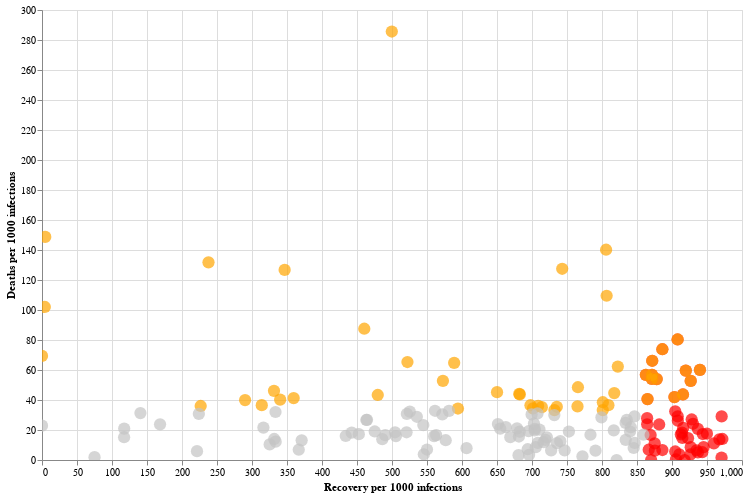

The code cell stored with this chart in its notebook:
### Markdown cell above
Finally we project the data from above graphs on to a scatter plot. The Orange and Green bubbles are from the above two bar charts. Additionally, the bubbles in Grey color are the rest of the countries.

### Code cell
#collapse-hide
# make the scatter plot for "Death Rates by Population Density" #00CC66
chart_high_recovery = alt.Chart(df_top_recovered).mark_circle(size=150, color='Red').encode(
    x=alt.Y('Recovered_per_1000',  title="Recovery per 1000 infections"),
    y=alt.Y('Deaths_per_1000',  title="Deaths per 1000 infections"),
    tooltip=['country', 'Recovered_per_1000', 'Deaths_per_1000']
).properties(
    width=700,
    height=450)

chart_high_death = alt.Chart(df_top_death).mark_circle(size=150, color='Orange').encode(
    x=alt.Y('Recovered_per_1000',  title="Recovery per 1000 infections"),
    y=alt.Y('Deaths_per_1000',  title="Deaths per 1000 infections"),
    tooltip=['country', 'Recovered_per_1000', 'Deaths_per_1000']
).properties(
    width=700,
    height=450)

chart_rest = alt.Chart(df_ROW).mark_circle(size=150, color='#C3C3C3').encode(
    x=alt.Y('Recovered_per_1000'),
    y=alt.Y('Deaths_per_1000'),
    tooltip=['country', 'Recovered_per_1000', 'Deaths_per_1000']
).properties(
    width=700,
    height=450)

(chart_high_recovery + chart_high_death + chart_rest).interactive()

### Figure 1 — Vega-Lite specification as saved in the notebook (floating-point values rounded to 4 significant figures)
{"config": {"view": {"continuousWidth": 400, "continuousHeight": 300}}, "layer": [{"data": {"name": "data-c06225f5384d570c8481cd7730774730"}, "mark": {"type": "circle", "color": "Red", "size": 150}, "encoding": {"tooltip": [{"type": "nominal", "field": "country"}, {"type": "quantitative", "field": "Recovered_per_1000"}, {"type": "quantitative", "field": "Deaths_per_1000"}], "x": {"type": "quantitative", "field": "Recovered_per_1000", "title": "Recovery per 1000 infections"}, "y": {"type": "quantitative", "field": "Deaths_per_1000", "title": "Deaths per 1000 infections"}}, "height": 450, "selection": {"selector005": {"type": "interval", "bind": "scales", "encodings": ["x", "y"]}}, "width": 700}, {"data": {"name": "data-471c3b5e318d9b9583f5658ebc6cd877"}, "mark": {"type": "circle", "color": "Orange", "size": 150}, "encoding": {"tooltip": [{"type": "nominal", "field": "country"}, {"type": "quantitative", "field": "Recovered_per_1000"}, {"type": "quantitative", "field": "Deaths_per_1000"}], "x": {"type": "quantitative", "field": "Recovered_per_1000", "title": "Recovery per 1000 infections"}, "y": {"type": "quantitative", "field": "Deaths_per_1000", "title": "Deaths per 1000 infections"}}, "height": 450, "width": 700}, {"data": {"name": "data-4299a9e068c61f2b7f63db86d4f66b45"}, "mark": {"type": "circle", "color": "#C3C3C3", "size": 150}, "encoding": {"tooltip": [{"type": "nominal", "field": "country"}, {"type": "quantitative", "field": "Recovered_per_1000"}, {"type": "quantitative", "field": "Deaths_per_1000"}], "x": {"type": "quantitative", "field": "Recovered_per_1000"}, "y": {"type": "quantitative", "field": "Deaths_per_1000"}}, "height": 450, "width": 700}], "$schema": "https://vega.github.io/schema/vega-lite/v4.8.1.json", "datasets": {"data-c06225f5384d570c8481cd7730774730": [{"country": "New Zealand", "infections": 1570, "deaths": 22, "recovered": 1526, "Deaths_per_1000": 14.01, "Recovered_per_1000": 972.0}, {"country": "Mauritius", "infections": 344, "deaths": 10, "recovered": 334, "Deaths_per_1000": 29.07, "Recovered_per_1000": 970.9}, {"country": "Qatar", "infections": 113646, "deaths": 188, "recovered": 110324, "Deaths_per_1000": 1.65, "Recovered_per_1000": 970.8}, {"country": "Malaysia", "infections": 9103, "deaths": 125, "recovered": 8809, "Deaths_per_1000": 13.73, "Recovered_per_1000": 967.7}, {"country": "Djibouti", "infections": 5348, "deaths": 59, "recovered": 5133, "Deaths_per_1000": 11.03, "Recovered_per_1000": 959.8}, {"country": "Comoros", "infections": 399, "deaths": 7, "recovered": 379, "Deaths_per_1000": 17.54, "Recovered_per_1000": 949.9}, {"country": "Belarus", "infections": 69005, "deaths": 592, "recovered": 65219, "Deaths_per_1000": 8.58, "Recovered_per_1000": 945.1}, {"country": "Thailand", "infections": 3351, "deaths": 58, "recovered": 3163, "Deaths_per_1000": 17.31, "Recovered_per_1000": 943.9}, {"country": "Ghana", "infections": 41404, "deaths": 215, "recovered": 39055, "Deaths_per_1000": 5.19, "Recovered_per_1000": 943.3}, {"country": "San Marino", "infections": 699, "deaths": 42, "recovered": 657, "Deaths_per_1000": 60.09, "Recovered_per_1000": 939.9}, {"country": "Iceland", "infections": 1968, "deaths": 10, "recovered": 1844, "Deaths_per_1000": 5.08, "Recovered_per_1000": 937.0}, {"country": "South Korea", "infections": 14714, "deaths": 305, "recovered": 13786, "Deaths_per_1000": 20.73, "Recovered_per_1000": 936.9}, {"country": "Oman", "infections": 82050, "deaths": 533, "recovered": 76720, "Deaths_per_1000": 6.5, "Recovered_per_1000": 935.0}, {"country": "Turkey", "infections": 243180, "deaths": 5873, "recovered": 226155, "Deaths_per_1000": 24.15, "Recovered_per_1000": 930.0}, {"country": "Chile", "infections": 376616, "deaths": 10178, "recovered": 349541, "Deaths_per_1000": 27.02, "Recovered_per_1000": 928.1}, {"country": "Jordan", "infections": 1283, "deaths": 11, "recovered": 1189, "Deaths_per_1000": 8.57, "Recovered_per_1000": 926.7}, {"country": "China", "infections": 88957, "deaths": 4692, "recovered": 82439, "Deaths_per_1000": 52.74, "Recovered_per_1000": 926.7}, {"country": "Bahrain", "infections": 44804, "deaths": 165, "recovered": 41504, "Deaths_per_1000": 3.68, "Recovered_per_1000": 926.4}, {"country": "Taiwan", "infections": 480, "deaths": 7, "recovered": 443, "Deaths_per_1000": 14.58, "Recovered_per_1000": 922.9}, {"country": "Niger", "infections": 1158, "deaths": 69, "recovered": 1065, "Deaths_per_1000": 59.59, "Recovered_per_1000": 919.7}, {"country": "Mongolia", "infections": 293, "deaths": 0, "recovered": 269, "Deaths_per_1000": 0.0, "Recovered_per_1000": 918.1}, {"country": "Pakistan", "infections": 285191, "deaths": 6112, "recovered": 261246, "Deaths_per_1000": 21.43, "Recovered_per_1000": 916.0}, {"country": "Finland", "infections": 7623, "deaths": 333, "recovered": 6980, "Deaths_per_1000": 43.68, "Recovered_per_1000": 915.6}, {"country": "Azerbaijan", "infections": 33731, "deaths": 495, "recovered": 30856, "Deaths_per_1000": 14.67, "Recovered_per_1000": 914.8}, {"country": "Diamond Princess", "infections": 712, "deaths": 13, "recovered": 651, "Deaths_per_1000": 18.26, "Recovered_per_1000": 914.3}, {"country": "Sao Tome and Principe", "infections": 881, "deaths": 15, "recovered": 804, "Deaths_per_1000": 17.03, "Recovered_per_1000": 912.6}, {"country": "Sri Lanka", "infections": 2880, "deaths": 11, "recovered": 2622, "Deaths_per_1000": 3.82, "Recovered_per_1000": 910.4}, {"country": "Norway", "infections": 9751, "deaths": 256, "recovered": 8857, "Deaths_per_1000": 26.25, "Recovered_per_1000": 908.3}, {"country": "Estonia", "infections": 2167, "deaths": 63, "recovered": 1968, "Deaths_per_1000": 29.07, "Recovered_per_1000": 908.2}, {"country": "Chad", "infections": 946, "deaths": 76, "recovered": 859, "Deaths_per_1000": 80.34, "Recovered_per_1000": 908.0}, {"country": "Singapore", "infections": 55353, "deaths": 27, "recovered": 50128, "Deaths_per_1000": 0.49, "Recovered_per_1000": 905.6}, {"country": "United Arab Emirates", "infections": 62966, "deaths": 358, "recovered": 56961, "Deaths_per_1000": 5.69, "Recovered_per_1000": 904.6}, {"country": "Austria", "infections": 22245, "deaths": 723, "recovered": 20123, "Deaths_per_1000": 32.5, "Recovered_per_1000": 904.6}, {"country": "Germany", "infections": 219540, "deaths": 9208, "recovered": 198347, "Deaths_per_1000": 41.94, "Recovered_per_1000": 903.5}, {"country": "Kuwait", "infections": 73068, "deaths": 486, "recovered": 64759, "Deaths_per_1000": 6.65, "Recovered_per_1000": 886.3}, {"country": "Canada", "infections": 122389, "deaths": 9038, "recovered": 108465, "Deaths_per_1000": 73.85, "Recovered_per_1000": 886.2}, {"country": "Congo (Kinshasa)", "infections": 9499, "deaths": 225, "recovered": 8375, "Deaths_per_1000": 23.69, "Recovered_per_1000": 881.7}, {"country": "Switzerland", "infections": 36895, "deaths": 1990, "recovered": 32400, "Deaths_per_1000": 53.94, "Recovered_per_1000": 878.2}, {"country": "Guinea", "infections": 8018, "deaths": 50, "recovered": 7020, "Deaths_per_1000": 6.24, "Recovered_per_1000": 875.5}, {"country": "Saudi Arabia", "infections": 291468, "deaths": 3233, "recovered": 255118, "Deaths_per_1000": 11.09, "Recovered_per_1000": 875.3}, {"country": "Ireland", "infections": 26801, "deaths": 1773, "recovered": 23364, "Deaths_per_1000": 66.15, "Recovered_per_1000": 871.8}, {"country": "Iran", "infections": 331189, "deaths": 18800, "recovered": 288620, "Deaths_per_1000": 56.77, "Recovered_per_1000": 871.5}, {"country": "Andorra", "infections": 963, "deaths": 52, "recovered": 839, "Deaths_per_1000": 54.0, "Recovered_per_1000": 871.2}, {"country": "Eritrea", "infections": 285, "deaths": 0, "recovered": 248, "Deaths_per_1000": 0.0, "Recovered_per_1000": 870.2}, {"country": "Myanmar", "infections": 360, "deaths": 6, "recovered": 313, "Deaths_per_1000": 16.67, "Recovered_per_1000": 869.4}, {"country": "Uganda", "infections": 1313, "deaths": 9, "recovered": 1138, "Deaths_per_1000": 6.85, "Recovered_per_1000": 866.7}, {"country": "Denmark", "infections": 15291, "deaths": 621, "recovered": 13227, "Deaths_per_1000": 40.61, "Recovered_per_1000": 865.0}, {"country": "Mauritania", "infections": 6598, "deaths": 157, "recovered": 5704, "Deaths_per_1000": 23.8, "Recovered_per_1000": 864.5}, {"country": "Croatia", "infections": 5740, "deaths": 160, "recovered": 4962, "Deaths_per_1000": 27.87, "Recovered_per_1000": 864.5}, {"country": "Slovenia", "infections": 2272, "deaths": 129, "recovered": 1960, "Deaths_per_1000": 56.78, "Recovered_per_1000": 862.7}], "data-471c3b5e318d9b9583f5658ebc6cd877": [{"country": "Yemen", "infections": 1831, "deaths": 523, "recovered": 915, "Deaths_per_1000": 285.6, "Recovered_per_1000": 499.7}, {"country": "United Kingdom", "infections": 313394, "deaths": 46611, "recovered": 1464, "Deaths_per_1000": 148.7, "Recovered_per_1000": 4.67}, {"country": "Italy", "infections": 251237, "deaths": 35215, "recovered": 202461, "Deaths_per_1000": 140.2, "Recovered_per_1000": 805.9}, {"country": "Belgium", "infections": 75008, "deaths": 9885, "recovered": 17841, "Deaths_per_1000": 131.8, "Recovered_per_1000": 237.8}, {"country": "Hungary", "infections": 4746, "deaths": 605, "recovered": 3527, "Deaths_per_1000": 127.5, "Recovered_per_1000": 743.1}, {"country": "France", "infections": 239355, "deaths": 30328, "recovered": 82971, "Deaths_per_1000": 126.7, "Recovered_per_1000": 346.6}, {"country": "Mexico", "infections": 492522, "deaths": 53929, "recovered": 397278, "Deaths_per_1000": 109.5, "Recovered_per_1000": 806.6}, {"country": "Netherlands", "infections": 60390, "deaths": 6161, "recovered": 243, "Deaths_per_1000": 102.0, "Recovered_per_1000": 4.02}, {"country": "Spain", "infections": 326612, "deaths": 28581, "recovered": 150376, "Deaths_per_1000": 87.51, "Recovered_per_1000": 460.4}, {"country": "Chad", "infections": 946, "deaths": 76, "recovered": 859, "Deaths_per_1000": 80.34, "Recovered_per_1000": 908.0}, {"country": "Canada", "infections": 122389, "deaths": 9038, "recovered": 108465, "Deaths_per_1000": 73.85, "Recovered_per_1000": 886.2}, {"country": "Sweden", "infections": 83126, "deaths": 5770, "recovered": 0, "Deaths_per_1000": 69.41, "Recovered_per_1000": 0.0}, {"country": "Ireland", "infections": 26801, "deaths": 1773, "recovered": 23364, "Deaths_per_1000": 66.15, "Recovered_per_1000": 871.8}, {"country": "Sudan", "infections": 12033, "deaths": 786, "recovered": 6282, "Deaths_per_1000": 65.32, "Recovered_per_1000": 522.1}, {"country": "Liberia", "infections": 1250, "deaths": 81, "recovered": 736, "Deaths_per_1000": 64.8, "Recovered_per_1000": 588.8}, {"country": "Ecuador", "infections": 95563, "deaths": 5951, "recovered": 78610, "Deaths_per_1000": 62.27, "Recovered_per_1000": 822.6}, {"country": "San Marino", "infections": 699, "deaths": 42, "recovered": 657, "Deaths_per_1000": 60.09, "Recovered_per_1000": 939.9}, {"country": "Niger", "infections": 1158, "deaths": 69, "recovered": 1065, "Deaths_per_1000": 59.59, "Recovered_per_1000": 919.7}, {"country": "Slovenia", "infections": 2272, "deaths": 129, "recovered": 1960, "Deaths_per_1000": 56.78, "Recovered_per_1000": 862.7}, {"country": "Iran", "infections": 331189, "deaths": 18800, "recovered": 288620, "Deaths_per_1000": 56.77, "Recovered_per_1000": 871.5}, {"country": "Andorra", "infections": 963, "deaths": 52, "recovered": 839, "Deaths_per_1000": 54.0, "Recovered_per_1000": 871.2}, {"country": "Switzerland", "infections": 36895, "deaths": 1990, "recovered": 32400, "Deaths_per_1000": 53.94, "Recovered_per_1000": 878.2}, {"country": "Egypt", "infections": 95834, "deaths": 5059, "recovered": 54888, "Deaths_per_1000": 52.79, "Recovered_per_1000": 572.7}, {"country": "China", "infections": 88957, "deaths": 4692, "recovered": 82439, "Deaths_per_1000": 52.74, "Recovered_per_1000": 926.7}, {"country": "Mali", "infections": 2577, "deaths": 125, "recovered": 1973, "Deaths_per_1000": 48.51, "Recovered_per_1000": 765.6}, {"country": "Angola", "infections": 1735, "deaths": 80, "recovered": 575, "Deaths_per_1000": 46.11, "Recovered_per_1000": 331.4}, {"country": "Indonesia", "infections": 128776, "deaths": 5824, "recovered": 83710, "Deaths_per_1000": 45.23, "Recovered_per_1000": 650.0}, {"country": "Burkina Faso", "infections": 1211, "deaths": 54, "recovered": 990, "Deaths_per_1000": 44.59, "Recovered_per_1000": 817.5}, {"country": "Peru", "infections": 483133, "deaths": 21276, "recovered": 329404, "Deaths_per_1000": 44.04, "Recovered_per_1000": 681.8}, {"country": "North Macedonia", "infections": 12083, "deaths": 529, "recovered": 8248, "Deaths_per_1000": 43.78, "Recovered_per_1000": 682.6}, {"country": "Finland", "infections": 7623, "deaths": 333, "recovered": 6980, "Deaths_per_1000": 43.68, "Recovered_per_1000": 915.6}, {"country": "Romania", "infections": 63762, "deaths": 2764, "recovered": 30585, "Deaths_per_1000": 43.35, "Recovered_per_1000": 479.7}, {"country": "Germany", "infections": 219540, "deaths": 9208, "recovered": 198347, "Deaths_per_1000": 41.94, "Recovered_per_1000": 903.5}, {"country": "Tanzania", "infections": 509, "deaths": 21, "recovered": 183, "Deaths_per_1000": 41.26, "Recovered_per_1000": 359.5}, {"country": "Denmark", "infections": 15291, "deaths": 621, "recovered": 13227, "Deaths_per_1000": 40.61, "Recovered_per_1000": 865.0}, {"country": "Bolivia", "infections": 93328, "deaths": 3761, "recovered": 31753, "Deaths_per_1000": 40.3, "Recovered_per_1000": 340.2}, {"country": "Syria", "infections": 1327, "deaths": 53, "recovered": 385, "Deaths_per_1000": 39.94, "Recovered_per_1000": 290.1}, {"country": "Guatemala", "infections": 57966, "deaths": 2233, "recovered": 46442, "Deaths_per_1000": 38.52, "Recovered_per_1000": 801.2}, {"country": "Guyana", "infections": 602, "deaths": 22, "recovered": 189, "Deaths_per_1000": 36.54, "Recovered_per_1000": 313.9}, {"country": "Kyrgyzstan", "infections": 40455, "deaths": 1478, "recovered": 32734, "Deaths_per_1000": 36.53, "Recovered_per_1000": 809.1}, {"country": "Algeria", "infections": 36204, "deaths": 1322, "recovered": 25263, "Deaths_per_1000": 36.52, "Recovered_per_1000": 697.8}, {"country": "Afghanistan", "infections": 37269, "deaths": 1344, "recovered": 26415, "Deaths_per_1000": 36.06, "Recovered_per_1000": 708.8}, {"country": "Greece", "infections": 5942, "deaths": 214, "recovered": 1347, "Deaths_per_1000": 36.01, "Recovered_per_1000": 226.7}, {"country": "Sierra Leone", "infections": 1932, "deaths": 69, "recovered": 1478, "Deaths_per_1000": 35.71, "Recovered_per_1000": 765.0}, {"country": "Lithuania", "infections": 2283, "deaths": 81, "recovered": 1679, "Deaths_per_1000": 35.48, "Recovered_per_1000": 735.4}, {"country": "Iraq", "infections": 156995, "deaths": 5531, "recovered": 112102, "Deaths_per_1000": 35.23, "Recovered_per_1000": 714.0}, {"country": "Poland", "infections": 52961, "deaths": 1821, "recovered": 37150, "Deaths_per_1000": 34.38, "Recovered_per_1000": 701.5}, {"country": "Bulgaria", "infections": 13722, "deaths": 471, "recovered": 8154, "Deaths_per_1000": 34.32, "Recovered_per_1000": 594.2}, {"country": "Brazil", "infections": 3057470, "deaths": 101752, "recovered": 2449338, "Deaths_per_1000": 33.28, "Recovered_per_1000": 801.1}, {"country": "Portugal", "infections": 52945, "deaths": 1761, "recovered": 38760, "Deaths_per_1000": 33.26, "Recovered_per_1000": 732.1}], "data-4299a9e068c61f2b7f63db86d4f66b45": [{"country": "Albania", "infections": 6676, "deaths": 205, "recovered": 3480, "Deaths_per_1000": 30.71, "Recovered_per_1000": 521.3}, {"country": "Argentina", "infections": 260911, "deaths": 5004, "recovered": 181389, "Deaths_per_1000": 19.18, "Recovered_per_1000": 695.2}, {"country": "Armenia", "infections": 40593, "deaths": 803, "recovered": 33157, "Deaths_per_1000": 19.78, "Recovered_per_1000": 816.8}, {"country": "Australia", "infections": 22127, "deaths": 352, "recovered": 12395, "Deaths_per_1000": 15.91, "Recovered_per_1000": 560.2}, {"country": "Bahamas", "infections": 989, "deaths": 15, "recovered": 116, "Deaths_per_1000": 15.17, "Recovered_per_1000": 117.3}, {"country": "Bangladesh", "infections": 263503, "deaths": 3471, "recovered": 151972, "Deaths_per_1000": 13.17, "Recovered_per_1000": 576.7}, {"country": "Benin", "infections": 2001, "deaths": 38, "recovered": 1681, "Deaths_per_1000": 18.99, "Recovered_per_1000": 840.1}, {"country": "Bosnia Herzegovina", "infections": 14708, "deaths": 447, "recovered": 8411, "Deaths_per_1000": 30.39, "Recovered_per_1000": 571.9}, {"country": "Botswana", "infections": 1066, "deaths": 2, "recovered": 80, "Deaths_per_1000": 1.88, "Recovered_per_1000": 75.05}, {"country": "Burundi", "infections": 408, "deaths": 1, "recovered": 315, "Deaths_per_1000": 2.45, "Recovered_per_1000": 772.1}, {"country": "Cabo Verde", "infections": 2920, "deaths": 33, "recovered": 2148, "Deaths_per_1000": 11.3, "Recovered_per_1000": 735.6}, {"country": "Cambodia", "infections": 268, "deaths": 0, "recovered": 220, "Deaths_per_1000": 0.0, "Recovered_per_1000": 820.9}, {"country": "Cameroon", "infections": 18213, "deaths": 398, "recovered": 15320, "Deaths_per_1000": 21.85, "Recovered_per_1000": 841.2}, {"country": "Central African Republic", "infections": 4645, "deaths": 61, "recovered": 1723, "Deaths_per_1000": 13.13, "Recovered_per_1000": 370.9}, {"country": "Colombia", "infections": 410453, "deaths": 13475, "recovered": 230427, "Deaths_per_1000": 32.83, "Recovered_per_1000": 561.4}, {"country": "Congo (Brazzaville)", "infections": 3745, "deaths": 60, "recovered": 1625, "Deaths_per_1000": 16.02, "Recovered_per_1000": 433.9}, {"country": "Costa Rica", "infections": 24508, "deaths": 255, "recovered": 7971, "Deaths_per_1000": 10.4, "Recovered_per_1000": 325.2}, {"country": "Ivory Coast", "infections": 16847, "deaths": 105, "recovered": 13321, "Deaths_per_1000": 6.23, "Recovered_per_1000": 790.7}, {"country": "Cuba", "infections": 3093, "deaths": 88, "recovered": 2472, "Deaths_per_1000": 28.45, "Recovered_per_1000": 799.2}, {"country": "Cyprus", "infections": 1277, "deaths": 20, "recovered": 870, "Deaths_per_1000": 15.66, "Recovered_per_1000": 681.3}, {"country": "Czechia", "infections": 18783, "deaths": 391, "recovered": 13222, "Deaths_per_1000": 20.82, "Recovered_per_1000": 703.9}, {"country": "Dominican Republic", "infections": 81094, "deaths": 1346, "recovered": 45666, "Deaths_per_1000": 16.6, "Recovered_per_1000": 563.1}, {"country": "El Salvador", "infections": 21269, "deaths": 570, "recovered": 9875, "Deaths_per_1000": 26.8, "Recovered_per_1000": 464.3}, {"country": "Equatorial Guinea", "infections": 4821, "deaths": 83, "recovered": 2182, "Deaths_per_1000": 17.22, "Recovered_per_1000": 452.6}, {"country": "Eswatini", "infections": 3410, "deaths": 63, "recovered": 1720, "Deaths_per_1000": 18.48, "Recovered_per_1000": 504.4}, {"country": "Ethiopia", "infections": 24175, "deaths": 440, "recovered": 10696, "Deaths_per_1000": 18.2, "Recovered_per_1000": 442.4}, {"country": "Gabon", "infections": 8006, "deaths": 51, "recovered": 5823, "Deaths_per_1000": 6.37, "Recovered_per_1000": 727.3}, {"country": "Gambia", "infections": 1346, "deaths": 32, "recovered": 227, "Deaths_per_1000": 23.77, "Recovered_per_1000": 168.7}, {"country": "Georgia", "infections": 1264, "deaths": 17, "recovered": 1054, "Deaths_per_1000": 13.45, "Recovered_per_1000": 833.9}, {"country": "Guinea-Bissau", "infections": 2088, "deaths": 29, "recovered": 1015, "Deaths_per_1000": 13.89, "Recovered_per_1000": 486.1}, {"country": "Haiti", "infections": 7649, "deaths": 183, "recovered": 4982, "Deaths_per_1000": 23.92, "Recovered_per_1000": 651.3}, {"country": "Honduras", "infections": 48403, "deaths": 1515, "recovered": 6805, "Deaths_per_1000": 31.3, "Recovered_per_1000": 140.6}, {"country": "India", "infections": 2329638, "deaths": 46091, "recovered": 1639599, "Deaths_per_1000": 19.78, "Recovered_per_1000": 703.8}, {"country": "Israel", "infections": 86593, "deaths": 622, "recovered": 60080, "Deaths_per_1000": 7.18, "Recovered_per_1000": 693.8}, {"country": "Jamaica", "infections": 1047, "deaths": 14, "recovered": 753, "Deaths_per_1000": 13.37, "Recovered_per_1000": 719.2}, {"country": "Japan", "infections": 50302, "deaths": 1058, "recovered": 34136, "Deaths_per_1000": 21.03, "Recovered_per_1000": 678.6}, {"country": "Kazakhstan", "infections": 100855, "deaths": 1269, "recovered": 74677, "Deaths_per_1000": 12.58, "Recovered_per_1000": 740.4}, {"country": "Kenya", "infections": 27425, "deaths": 438, "recovered": 13867, "Deaths_per_1000": 15.97, "Recovered_per_1000": 505.6}, {"country": "Kosovo", "infections": 10419, "deaths": 341, "recovered": 6058, "Deaths_per_1000": 32.73, "Recovered_per_1000": 581.4}, {"country": "Latvia", "infections": 1293, "deaths": 32, "recovered": 1078, "Deaths_per_1000": 24.75, "Recovered_per_1000": 833.7}, {"country": "Lebanon", "infections": 7121, "deaths": 87, "recovered": 2377, "Deaths_per_1000": 12.22, "Recovered_per_1000": 333.8}, {"country": "Lesotho", "infections": 781, "deaths": 24, "recovered": 175, "Deaths_per_1000": 30.73, "Recovered_per_1000": 224.1}, {"country": "Libya", "infections": 6302, "deaths": 132, "recovered": 740, "Deaths_per_1000": 20.95, "Recovered_per_1000": 117.4}, {"country": "Luxembourg", "infections": 7242, "deaths": 122, "recovered": 6222, "Deaths_per_1000": 16.85, "Recovered_per_1000": 859.1}, {"country": "Madagascar", "infections": 13317, "deaths": 152, "recovered": 11276, "Deaths_per_1000": 11.41, "Recovered_per_1000": 846.7}, {"country": "Malawi", "infections": 4714, "deaths": 152, "recovered": 2477, "Deaths_per_1000": 32.24, "Recovered_per_1000": 525.5}, {"country": "Maldives", "infections": 5223, "deaths": 20, "recovered": 2849, "Deaths_per_1000": 3.83, "Recovered_per_1000": 545.5}, {"country": "Malta", "infections": 1141, "deaths": 9, "recovered": 692, "Deaths_per_1000": 7.89, "Recovered_per_1000": 606.5}, {"country": "Moldova", "infections": 28223, "deaths": 857, "recovered": 19740, "Deaths_per_1000": 30.37, "Recovered_per_1000": 699.4}, {"country": "Montenegro", "infections": 3748, "deaths": 71, "recovered": 2558, "Deaths_per_1000": 18.94, "Recovered_per_1000": 682.5}, {"country": "Morocco", "infections": 35195, "deaths": 533, "recovered": 25385, "Deaths_per_1000": 15.14, "Recovered_per_1000": 721.3}, {"country": "Mozambique", "infections": 2481, "deaths": 17, "recovered": 910, "Deaths_per_1000": 6.85, "Recovered_per_1000": 366.8}, {"country": "Namibia", "infections": 3229, "deaths": 19, "recovered": 715, "Deaths_per_1000": 5.88, "Recovered_per_1000": 221.4}, {"country": "Nepal", "infections": 23948, "deaths": 83, "recovered": 16664, "Deaths_per_1000": 3.47, "Recovered_per_1000": 695.8}, {"country": "Nicaragua", "infections": 4115, "deaths": 128, "recovered": 2913, "Deaths_per_1000": 31.11, "Recovered_per_1000": 707.9}, {"country": "Nigeria", "infections": 47290, "deaths": 956, "recovered": 33609, "Deaths_per_1000": 20.22, "Recovered_per_1000": 710.7}, {"country": "Panama", "infections": 76464, "deaths": 1680, "recovered": 50665, "Deaths_per_1000": 21.97, "Recovered_per_1000": 662.6}, {"country": "Papua New Guinea", "infections": 214, "deaths": 3, "recovered": 71, "Deaths_per_1000": 14.02, "Recovered_per_1000": 331.8}, {"country": "Paraguay", "infections": 7519, "deaths": 86, "recovered": 5326, "Deaths_per_1000": 11.44, "Recovered_per_1000": 708.3}, {"country": "Philippines", "infections": 139538, "deaths": 2312, "recovered": 68432, "Deaths_per_1000": 16.57, "Recovered_per_1000": 490.4}, {"country": "Russia", "infections": 895691, "deaths": 15103, "recovered": 701796, "Deaths_per_1000": 16.86, "Recovered_per_1000": 783.5}, {"country": "Rwanda", "infections": 2171, "deaths": 7, "recovered": 1478, "Deaths_per_1000": 3.22, "Recovered_per_1000": 680.8}, {"country": "Senegal", "infections": 11380, "deaths": 238, "recovered": 7449, "Deaths_per_1000": 20.91, "Recovered_per_1000": 654.6}, {"country": "Serbia", "infections": 28497, "deaths": 652, "recovered": 0, "Deaths_per_1000": 22.88, "Recovered_per_1000": 0.0}, {"country": "Slovakia", "infections": 2615, "deaths": 31, "recovered": 1874, "Deaths_per_1000": 11.85, "Recovered_per_1000": 716.6}, {"country": "Somalia", "infections": 3227, "deaths": 93, "recovered": 1728, "Deaths_per_1000": 28.82, "Recovered_per_1000": 535.5}, {"country": "South Africa", "infections": 566109, "deaths": 10751, "recovered": 426125, "Deaths_per_1000": 18.99, "Recovered_per_1000": 752.7}, {"country": "South Sudan", "infections": 2472, "deaths": 47, "recovered": 1175, "Deaths_per_1000": 19.01, "Recovered_per_1000": 475.3}, {"country": "Suriname", "infections": 2559, "deaths": 39, "recovered": 1712, "Deaths_per_1000": 15.24, "Recovered_per_1000": 669.0}, {"country": "Tajikistan", "infections": 7871, "deaths": 63, "recovered": 6653, "Deaths_per_1000": 8.0, "Recovered_per_1000": 845.2}, {"country": "Togo", "infections": 1070, "deaths": 26, "recovered": 752, "Deaths_per_1000": 24.3, "Recovered_per_1000": 702.8}, {"country": "Trinidad and Tobago", "infections": 300, "deaths": 8, "recovered": 139, "Deaths_per_1000": 26.67, "Recovered_per_1000": 463.3}, {"country": "Tunisia", "infections": 1738, "deaths": 52, "recovered": 1272, "Deaths_per_1000": 29.92, "Recovered_per_1000": 731.9}, {"country": "United States of America", "infections": 5141208, "deaths": 164537, "recovered": 1714960, "Deaths_per_1000": 32.0, "Recovered_per_1000": 333.6}, {"country": "Ukraine", "infections": 85023, "deaths": 1979, "recovered": 46313, "Deaths_per_1000": 23.28, "Recovered_per_1000": 544.7}, {"country": "Uruguay", "infections": 1385, "deaths": 37, "recovered": 1157, "Deaths_per_1000": 26.71, "Recovered_per_1000": 835.4}, {"country": "Uzbekistan", "infections": 31747, "deaths": 204, "recovered": 23704, "Deaths_per_1000": 6.43, "Recovered_per_1000": 746.6}, {"country": "Venezuela", "infections": 27938, "deaths": 238, "recovered": 19706, "Deaths_per_1000": 8.52, "Recovered_per_1000": 705.4}, {"country": "Vietnam", "infections": 866, "deaths": 16, "recovered": 451, "Deaths_per_1000": 18.48, "Recovered_per_1000": 520.8}, {"country": "West Bank and Gaza", "infections": 14875, "deaths": 104, "recovered": 8181, "Deaths_per_1000": 6.99, "Recovered_per_1000": 550.0}, {"country": "Zambia", "infections": 8275, "deaths": 241, "recovered": 7004, "Deaths_per_1000": 29.12, "Recovered_per_1000": 846.4}, {"country": "Zimbabwe", "infections": 4818, "deaths": 104, "recovered": 1524, "Deaths_per_1000": 21.59, "Recovered_per_1000": 316.3}]}}
